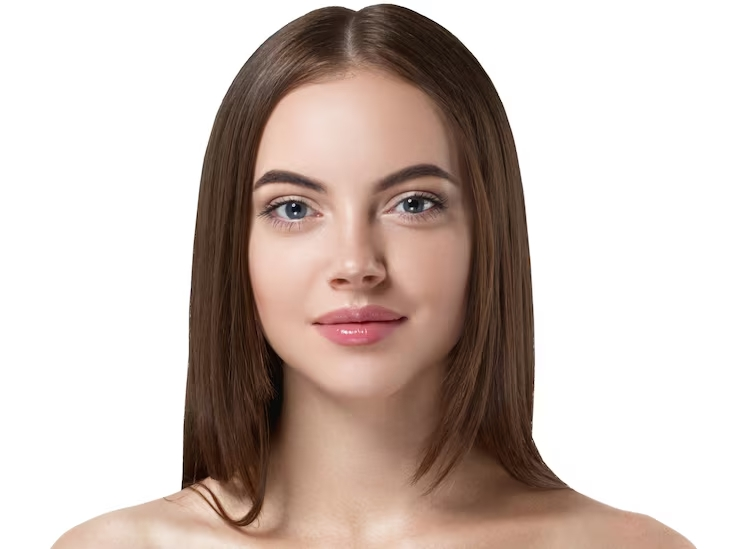
#> input picture dataset/Ana/ana1.jpg, 740 x 549 px
$ python 01_representacion.py
#> lines starting #> are read from the running program, lines starting #| are printed output that depends on the picture
# ============================================================
# RESULTADO 3.1 - Representación de datos faciales
# Artículo: Clasificación de patrones en reconocimiento facial
# Autor: Isaac
# ============================================================

import cv2
import numpy as np
import matplotlib.pyplot as plt

# ------------------------------------------------------------
# 1. CARGAR LA IMAGEN
# ------------------------------------------------------------
ruta_imagen = "dataset/Ana/ana1.jpg"
imagen_bgr = cv2.imread(ruta_imagen)
#> imagen_bgr is the input picture: shape (549, 740, 3); mean B, G, R 183.1, 190, 204.4

# Verificar que la imagen se cargó correctamente
if imagen_bgr is None:
    print("ERROR: No se encontró la imagen en la ruta indicada.")
    exit()

# ------------------------------------------------------------
# 2. CONVERTIR DE BGR A RGB
# (OpenCV carga en BGR, pero trabajamos en RGB)
# ------------------------------------------------------------
imagen_rgb = cv2.cvtColor(imagen_bgr, cv2.COLOR_BGR2RGB)

# ------------------------------------------------------------
# 3. MOSTRAR INFORMACIÓN DE LA MATRIZ
# ------------------------------------------------------------
print("=" * 50)
print("REPRESENTACIÓN DE LA IMAGEN FACIAL COMO MATRIZ")
print("=" * 50)
print(f"Tipo de dato        : {type(imagen_rgb)}")
#| Tipo de dato        : <class 'numpy.ndarray'>
print(f"Tipo de cada pixel  : {imagen_rgb.dtype}")
#| Tipo de cada pixel  : uint8
print(f"Dimensiones         : {imagen_rgb.shape}")
#| Dimensiones         : (549, 740, 3)
print(f"  → Alto  (filas)   : {imagen_rgb.shape[0]} píxeles")
#|   → Alto  (filas)   : 549 píxeles
print(f"  → Ancho (columnas): {imagen_rgb.shape[1]} píxeles")
#|   → Ancho (columnas): 740 píxeles
print(f"  → Canales (R,G,B) : {imagen_rgb.shape[2]}")
#|   → Canales (R,G,B) : 3
print(f"Total de píxeles    : {imagen_rgb.shape[0] * imagen_rgb.shape[1]}")
#| Total de píxeles    : 406260
print(f"Total de valores    : {imagen_rgb.size}")
#| Total de valores    : 1218780
print("=" * 50)

# ------------------------------------------------------------
# 4. MOSTRAR UNA PORCIÓN DE LA MATRIZ (esquina superior)
# ------------------------------------------------------------
print("\nPrimeros 5x5 píxeles de la imagen (valores R,G,B):")
print(imagen_rgb[:5, :5])
#> (printed output is left out)

# ------------------------------------------------------------
# 5. VISUALIZAR LA IMAGEN Y SU REPRESENTACIÓN
# ------------------------------------------------------------
fig, axes = plt.subplots(1, 4, figsize=(20, 5))
fig.suptitle("Representación de imagen facial como matriz", fontsize=14)

# Imagen original
axes[0].imshow(imagen_rgb)
axes[0].set_title("Imagen original (RGB)")
axes[0].axis("off")

# Canal Rojo
axes[1].imshow(imagen_rgb[:, :, 0], cmap="Reds")
axes[1].set_title("Canal Rojo (R)\nMatriz de valores 0-255")
axes[1].axis("off")

# Canal Verde
axes[2].imshow(imagen_rgb[:, :, 1], cmap="Greens")
axes[2].set_title("Canal Verde (G)\nMatriz de valores 0-255")
axes[2].axis("off")

# Canal Azul
axes[3].imshow(imagen_rgb[:, :, 2], cmap="Blues")
axes[3].set_title("Canal Azul (B)\nMatriz de valores 0-255")
axes[3].axis("off")

plt.tight_layout()
plt.savefig("dataset/resultado_3_1_representacion.png", dpi=150)
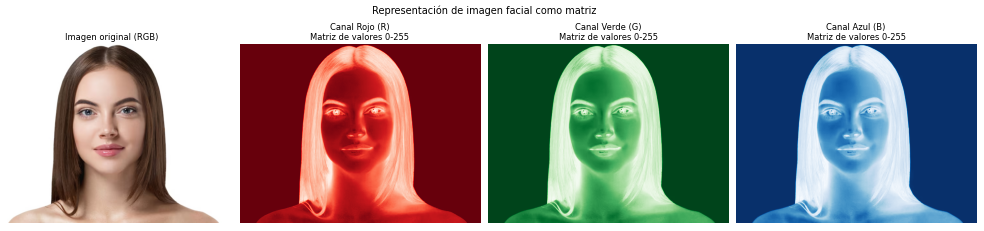
#> figure drawn by matplotlib, 4 panels
plt.show()

print("\nImagen guardada en: dataset/resultado_3_1_representacion.png")
